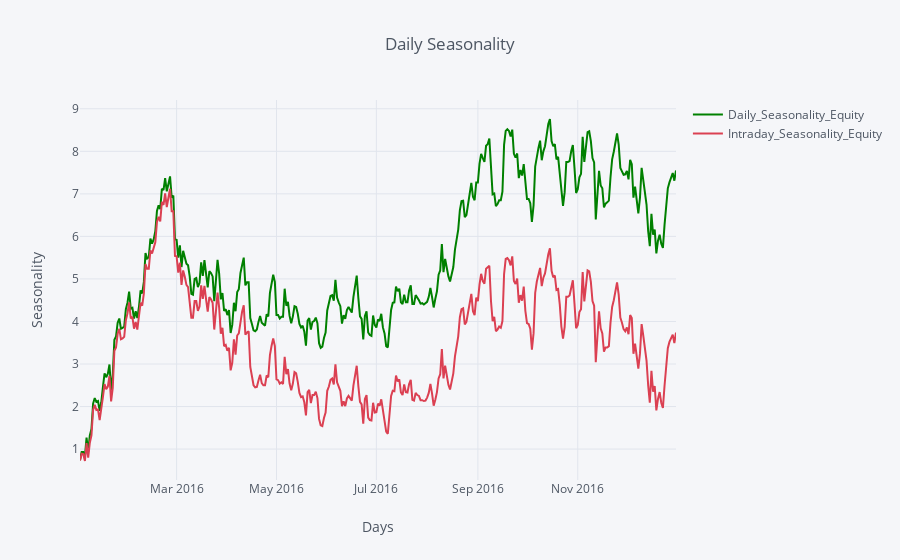

Write notebook code for a chart like this one.
### Code cell
show.iplot(kind="line", color = ["green","red"], width=2, showlegend=True, title = "Daily Seasonality", 
                                     xaxis_title = "Days", yaxis_title = "Seasonality")

### Figure 1 — Plotly figure (JSON) as saved in the notebook; plotly's stock layout.template omitted (floating-point values rounded to 4 significant figures; data arrays with more than 128 entries replaced by an {"elided": "..."} marker saying what was removed)
{"data": [{"line": {"color": "rgba(0, 128, 0, 1.0)", "dash": "solid", "shape": "linear", "width": 2}, "mode": "lines", "name": "Daily_Seasonality_Equity", "text": "", "type": "scatter", "uid": "903510fb-4e4b-4ef6-9d2a-a42cc01a36f6", "x": {"elided": "364 str values"}, "y": {"elided": "364 float values"}}, {"line": {"color": "rgba(219, 64, 82, 1.0)", "dash": "solid", "shape": "linear", "width": 2}, "mode": "lines", "name": "Intraday_Seasonality_Equity", "text": "", "type": "scatter", "uid": "2086a00d-9b0b-4d57-acae-80b3cf8bb95d", "x": {"elided": "364 str values"}, "y": {"elided": "364 float values"}}], "layout": {"legend": {"bgcolor": "#F5F6F9", "font": {"color": "#4D5663"}}, "paper_bgcolor": "#F5F6F9", "plot_bgcolor": "#F5F6F9", "showlegend": true, "title": {"font": {"color": "#4D5663"}, "text": "Daily Seasonality"}, "xaxis": {"gridcolor": "#E1E5ED", "showgrid": true, "tickfont": {"color": "#4D5663"}, "title": {"font": {"color": "#4D5663"}, "text": "Days"}, "zerolinecolor": "#E1E5ED"}, "yaxis": {"gridcolor": "#E1E5ED", "showgrid": true, "tickfont": {"color": "#4D5663"}, "title": {"font": {"color": "#4D5663"}, "text": "Seasonality"}, "zerolinecolor": "#E1E5ED"}}}
